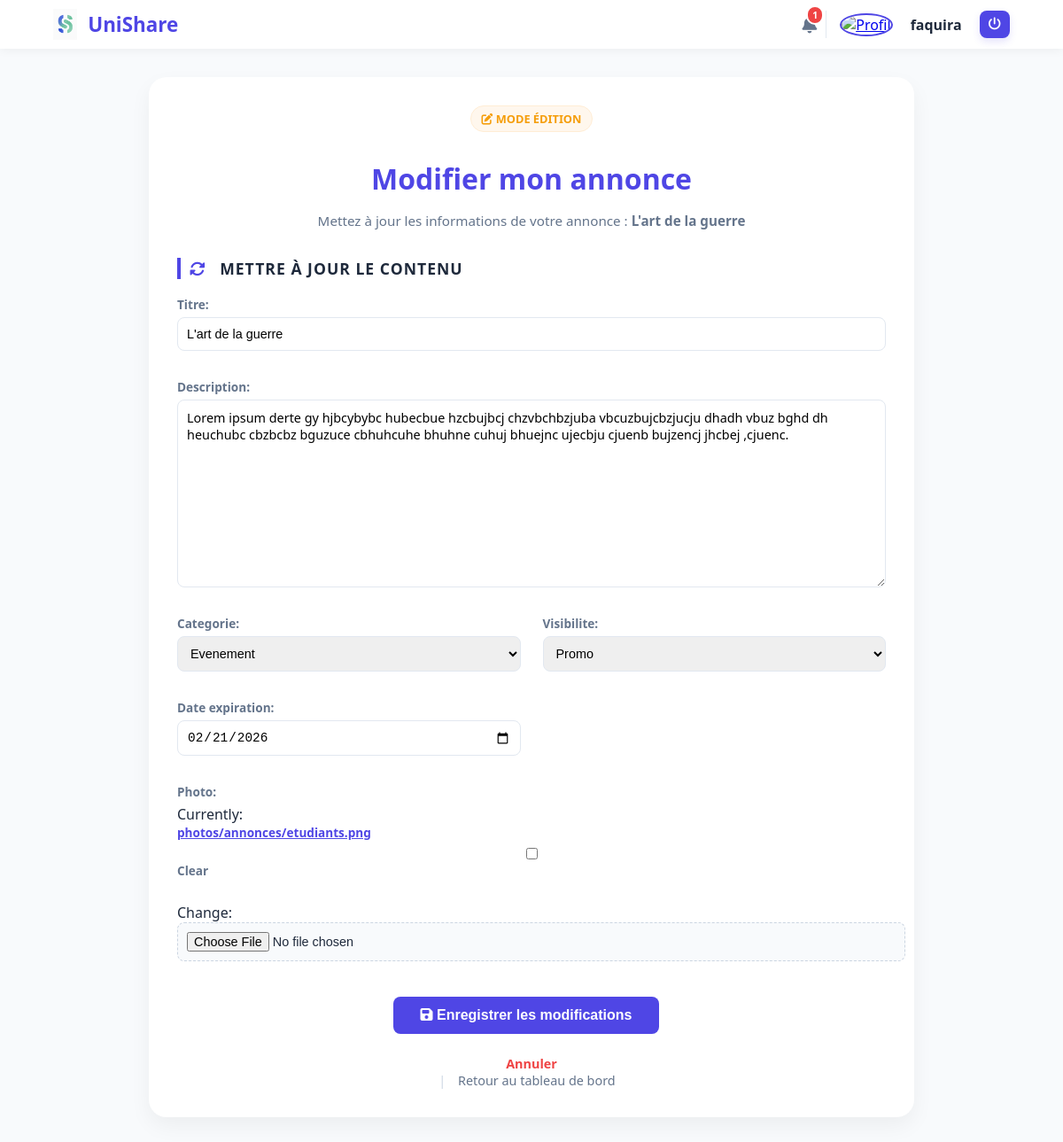
Page /annonces/modifier/4/ (signed in) on the committed database.
### UniShare/models.py (models this page shows, shortened)
class Utilisateur(models.Model):
    class Role(models.TextChoices):
        ETUDIANT = "ETU", "Etudiant"
        ANCIEN = "ANC", "Ancien"
        ADMIN = "ADM", "Administrateur"
    nom = models.fields.CharField(max_length=100)
    prenom = models.fields.CharField(max_length=100)
    email = models.fields.EmailField(unique=True)
    mot_de_passe = models.fields.CharField(max_length=128)  # hashé idéalement
    role = models.fields.CharField(max_length=3, choices=Role.choices, default=Role.ETUDIANT)
    photo = models.ImageField(upload_to="photos/utilisateurs/", blank=True, null=True)
    demande_suppression_en_cours = models.BooleanField(default=False)
    date_demande_suppression = models.DateTimeField(null=True, blank=True)

class Annonce(models.Model):
    class Visibilite(models.TextChoices):
        PROMO = "PROMO", "Promo"
        ECOLE = "ECOLE", "Ecole"
        PUBLIC = "PUBLIC", "Public"
    class Categorie(models.TextChoices):
        JOB = "JOB", "Job/Stage/Alternance"
        BONPLAN = "BONPLAN", "Bon plan"
        EVENEMENT = "EVENT", "Evenement"
        AUTRE = "AUTRE", "Autre"
    id_annonce = models.AutoField(primary_key=True)
    titre = models.fields.CharField(max_length=120)
    description = models.fields.TextField()
    categorie = models.fields.CharField(max_length=10, choices=Categorie.choices, default=Categorie.AUTRE)
    visibilite = models.fields.CharField(max_length=6, choices=Visibilite.choices, default=Visibilite.PUBLIC)
    date_creation = models.fields.DateTimeField(auto_now_add=True)
    date_expiration = models.DateTimeField(null=True, blank=True)
    auteur = models.ForeignKey(Etudiant, on_delete=models.CASCADE, related_name="annonces")
    photo = models.ImageField(upload_to="photos/annonces/", blank=True, null=True)

### UniShare/views.py (the view)
# urls.py: path("annonces/modifier/<int:id>/", views.modifierAnnonce, name="modifierAnnonce"),
def modifierAnnonce(request, id):
    redirection = verifier_connexion(request)
    if redirection:
        return redirection
    annonce = Annonce.objects.get(id_annonce=id)
    etudiant = Etudiant.objects.get(id=request.session['user_id'])
    if annonce.auteur != etudiant:
        return HttpResponseRedirect(reverse("mesAnnonces"))
    if request.method == "POST":
        form = AnnonceForm(request.POST, request.FILES, instance=annonce)
        if form.is_valid():
            form.save()
            return HttpResponseRedirect(reverse("mesAnnonces"))
    else:
        form = AnnonceForm(instance=annonce)
    return render(request, "UniShare/Annonce/modifierAnnonce.html", {"form": form})

### UniShare/forms.py
class AnnonceForm(forms.ModelForm):
    class Meta:
        model = Annonce
        fields = ['titre', 'description', 'categorie', 'visibilite','date_expiration', 'photo']
        widgets = {
            "date_expiration": forms.DateInput(attrs={"type": "date", "class": "form-control"})
        }

### UniShare/utils.py (called while the page is built)
def verifier_connexion(request):
    if 'user_id' not in request.session:
        return HttpResponseRedirect(reverse("connexion"))
    return None

def global_notifications(request):
    nb_notif = 0
    if request.session.get('user_id'):
        try:
            etudiant = Etudiant.objects.get(id=request.session['user_id'])
            notifications = Notification.objects.filter(auteur=etudiant, lu=False).order_by('-date')
            nb_notif = notifications.count()
        except Etudiant.DoesNotExist:
            nb_notif = 0
    return {
        'nb_notif': nb_notif
    }

### UniShare/templates/UniShare/Annonce/modifierAnnonce.html (shortened to what this page needs)
{% extends "UniShare/base.html" %}
{% load static %}
{% block content %}
<main class="form-container">
    <div class="form-card">
        <div class="form-header-box">
            <span class="edit-badge"><i class="fas fa-edit"></i> Mode édition</span>
            <h1>Modifier mon annonce</h1>
            <p>Mettez à jour les informations de votre annonce : <strong>{{ form.instance.titre }}</strong></p>
        </div>
        <form method="post" enctype="multipart/form-data" novalidate>
            <div class="form-section">
                <h3><i class="fas fa-sync-alt"></i> Mettre à jour le contenu</h3>
                <div class="grid-fields">
                    {{ form.as_p }}
                </div>
            </div>
            <div class="form-actions">
                <button type="submit" class="btn btn-primary btn-wide">
                    <i class="fas fa-save"></i> Enregistrer les modifications
                </button>
                <div class="secondary-actions">
                    <a href="{% url 'annonceDetail' form.instance.id_annonce %}" class="link-cancel">
                         Annuler
                    </a>
                    |
                    <a href="{% url 'mesAnnonces' %}" class="link-back-dash">
                        Retour au tableau de bord
                    </a>
                </div>
            </div>
        </form>
    </div>
</main>
{% endblock %}

### UniShare/templates/UniShare/base.html (shortened to what this page needs)
{% load static %}
<!DOCTYPE html>
<html lang="fr">
<head>
    <link rel="stylesheet" href="{% static 'css/style.css' %}">
    <link rel="stylesheet" href="https://cdnjs.cloudflare.com/ajax/libs/font-awesome/6.4.0/css/all.min.css">
</head>
<body>
    <header>
        <div class="logo-area">
            <img src="{% static 'site/logo.png' %}" alt="Logo UniShare" class="logo-img">
            <span class="logo-text">UniShare</span>
        </div>
        <nav>
            <div class="auth-buttons">
                {% if request.session.user_id %}
                    <a href="{% url 'mesNotifications' %}" class="notif-wrapper">
                        <i class="fas fa-bell"></i>
                         {% if nb_notif > 0 %}
                            <span class="notif-badge">{{ nb_notif }}</span>
                        {% endif %}
                    </a>
                    <div class="user-profile-nav">
                        <a href="{% url 'profil' %}" title="Mon profil">
                            {% if request.session.user_photo %}
                                <img src="{{ request.session.user_photo }}" alt="Profil" class="nav-avatar">
                            {% else %}
                                <i class="fas fa-user-circle nav-avatar-icon"></i>
                            {% endif %}
                        </a>
                        <span class="nav-username">{{ request.session.user_prenom }}</span>
                        <a href="{% url 'deconnexion' %}" class="logout-icon btn-logout confirm-action" data-confirm="Voulez-vous vraiment vous déconnecter ?" title="Déconnexion">
                            <i class="fas fa-power-off"></i>
                        </a>
                    </div>
                {% else %}
                    <a href="{% url 'connexion' %}" class="btn-nav outline">Se connecter</a>
                    <a href="{% url 'creerCompte' %}" class="btn-nav primary">S'inscrire</a>
                {% endif %}
            </div>
        </nav>
    </header>
    {% block content %}
    {% endblock %}
</body>
</html>

### rows in the picture
Utilisateur: session.user_prenom "faquira"
Annonce: instance.titre "L'art de la guerre", titre "L'art de la guerre", description "Lorem ipsum derte gy hjbcybybc hubecbue hzcbujbcj chzvbchbzjuba vbcuzbujcbzjucju dhadh vbuz bghd dh heuchubc cbzbcbz bguzuce cbhuhcuhe bhuhne cuhuj bhuejnc ujecbju cjuenb bujzencj jhcbej ,cjuenc.", categorie "Evenement", visibilite "Promo", date_expiration "02/21/2026"

### other values in the picture
{{ nb_notif }} "1"
